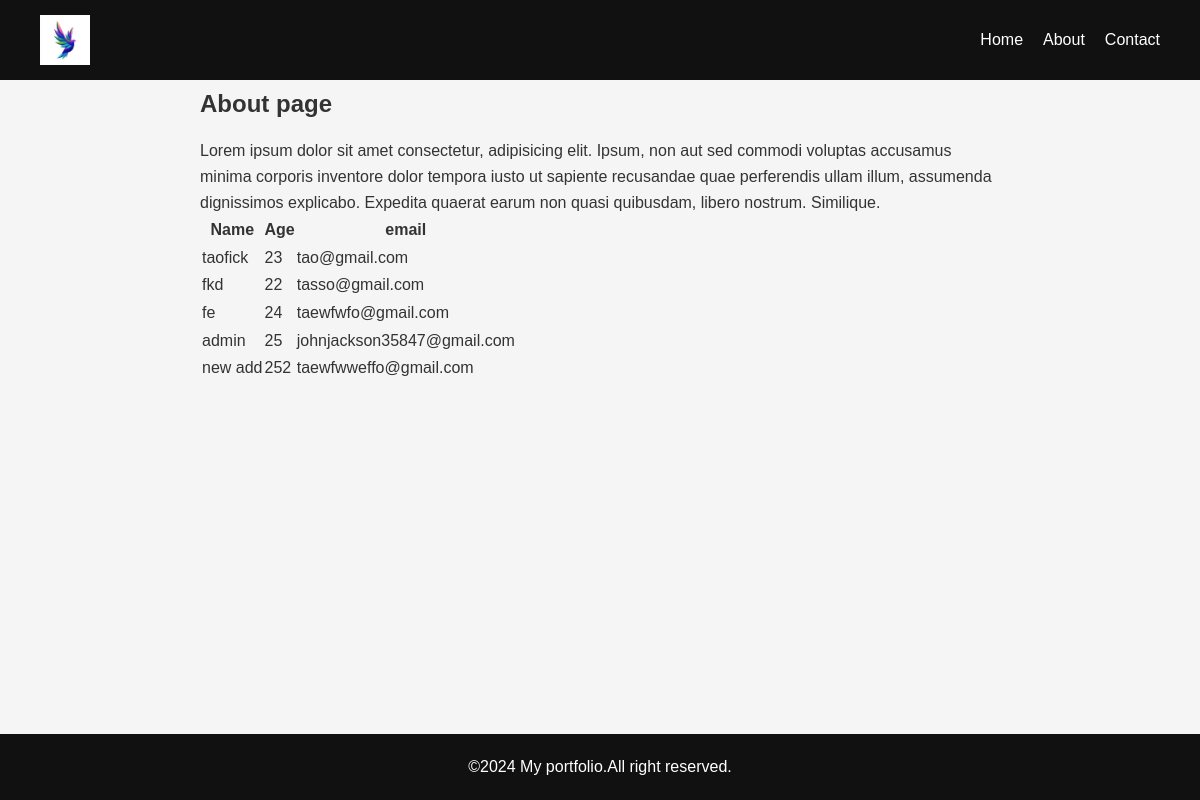
The page /about/ on the database its author committed.
### My_Portfolio/models.py (models this page shows)
class Students(models.Model):
    name=models.CharField(max_length=50)
    age=models.IntegerField()
    email=models.EmailField(unique=True)
    enrolment_date=models.DateField(auto_now_add=True,null=True,blank=True)

### My_Portfolio/views.py (the view)
# urls.py: path('about/',views.about,name='about'),
def about(request):
    student=Students.objects.all()
    return render(request,'about.html',{'student':student})

### templates/about.html
{% extends "base.html" %}
{% block content %}
<section class="about">
    <h1>About page</h1>
    <p>Lorem ipsum dolor sit amet consectetur, adipisicing elit. Ipsum, non aut sed commodi voluptas accusamus minima corporis inventore dolor
        tempora iusto ut sapiente recusandae quae perferendis ullam illum,
         assumenda dignissimos explicabo. Expedita quaerat earum non quasi
          quibusdam, libero nostrum. Similique.
    </p>
    {% if student %}
    <table>
        <thead>
            <tr>
                <th>Name</th>
                <th>Age</th>
                <th>email</th>
            </tr>
        </thead>
        <tbody>
            {% for stu in student %}
            <tr>
                <td>{{stu.name}} </td>
                <td>{{stu.age}} </td>
                <td>{{stu.email}} </td>
            </tr>
            {% endfor %}
        </tbody>
    </table>
    {% else %}
    <p>No student data</p>
    {% endif %}
</section>
{% endblock content %}

### templates/base.html (shortened to what this page needs)
{% load static %}
<!DOCTYPE html>
<html lang="en">
<head>
    <link rel="stylesheet" href="{% static 'css/style.css' %}">
</head>
<body>
    {% include "includes/navbar.html" %}
    <main>
    {% block content %}
    {% endblock content %}
    </main>
    {% include "includes/footer.html" %}
</body>
</html>

### templates/includes/navbar.html
<header class="header">
    {% load static %}
    <img src="{% static 'images/logo.jpg' %}" alt="Logo" >
    <nav>
        <ul>
            <li><a href="{% url 'home' %}">Home</a></li>
            <li><a href="{% url 'about' %}">About</a></li>
            <li><a href="{% url 'contactpage' %}">Contact</a></li>
        </ul>
    </nav>
</header>

### templates/includes/footer.html
<footer class="footer">
    <p>&copy;2024 My portfolio.All right reserved.</p>
</footer>

### static/css/style.css (style rules this page uses)
* { margin: 0; padding: 0; box-sizing: border-box; }
html, body { height: 100%; }
body { font-family: Arial, sans-serif; line-height: 1.6; background: #f5f5f5; color: #333; display: flex; flex-direction: column; }
.header { display: flex; justify-content: space-between; align-items: center; padding: 15px 40px; background: #111; }
.header img { height: 50px; }
.header ul { display: flex; list-style: none; gap: 20px; }
.header a { color: white; text-decoration: none; }
main { padding: 5px; flex: 1; }
.about { max-width: 800px; margin: auto; }
.about h1 { margin-bottom: 15px; }
.footer { text-align: center; padding: 20px; background: #111; color: white; margin-top: 40px; align-items: baseline; }

### rows shown on the page
Students: name "taofick", age "23", email "tao@gmail.com"
Students: name "fkd", age "22", email "tasso@gmail.com"
Students: name "fe", age "24", email "taewfwfo@gmail.com"
Students: name "admin", age "25", email "johnjackson35847@gmail.com"
Students: name "new add", age "252", email "taewfwweffo@gmail.com"
